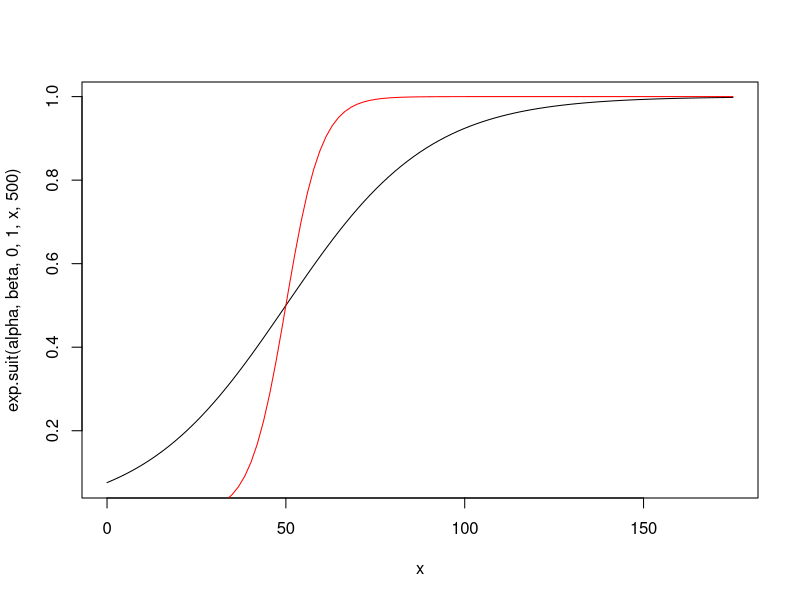

Here is the R script that generated this plot:
# example of the exponential suitability function used in gadget
# see gadget manual 4.9.3

exp.suit <- function(alpha, beta, gamma, delta, l, L) {
    delta / (1 + exp(-(alpha) - (beta*l) - (gamma*L)))
}

alpha <- 50
beta <- 0.05
alpha <- alpha*((-1)*beta)
curve(exp.suit(alpha,beta,0,1,x,500), 0, 175)

# example of exponentiall50 suitability function used in gadget
# see gadget manual 4.9.4

exp.l50 <- function(alpha, l50, l) {
    1 / (1 + exp((-4*alpha)*(l - l50)))
}

alpha <- 0.05
l50 <- 50
curve(exp.l50(alpha, l50, x), add=T, col='red')
